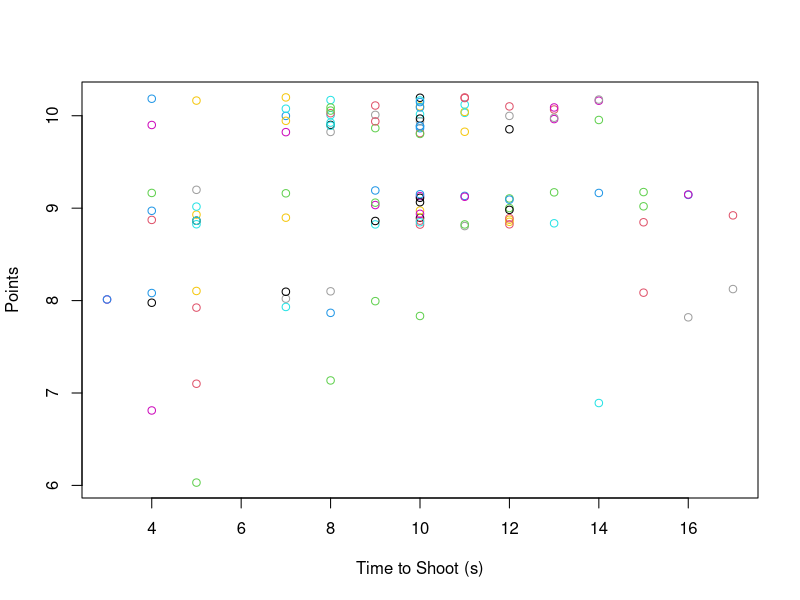
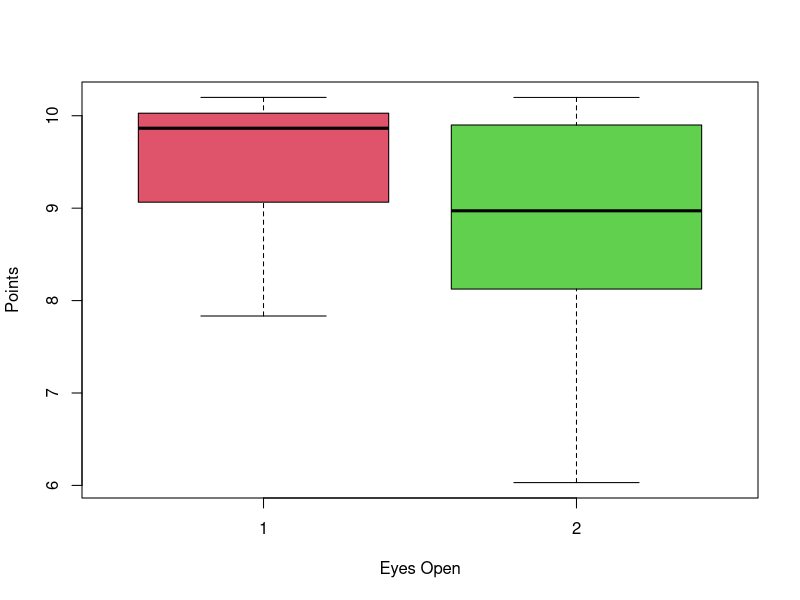
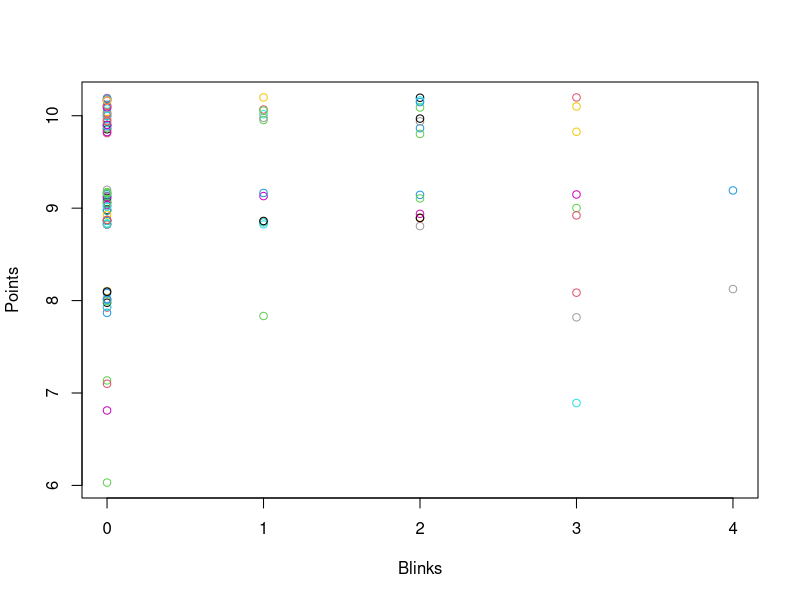
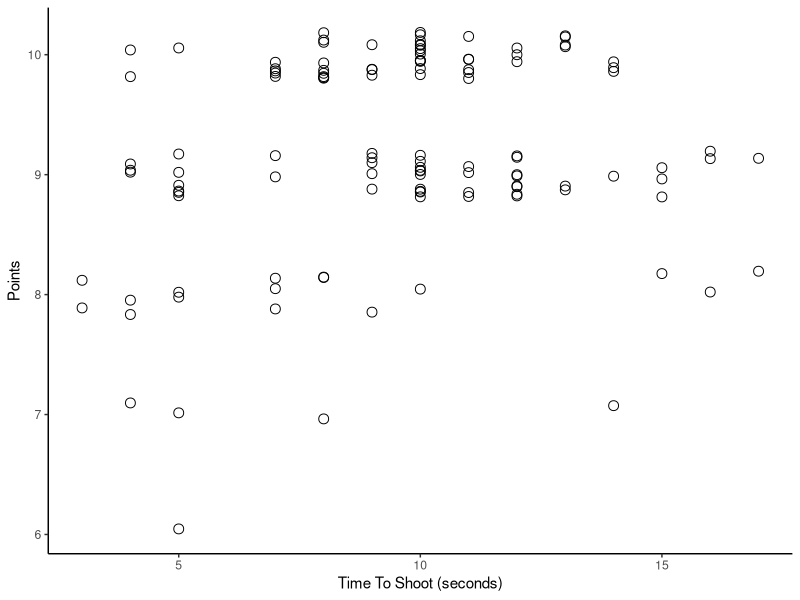
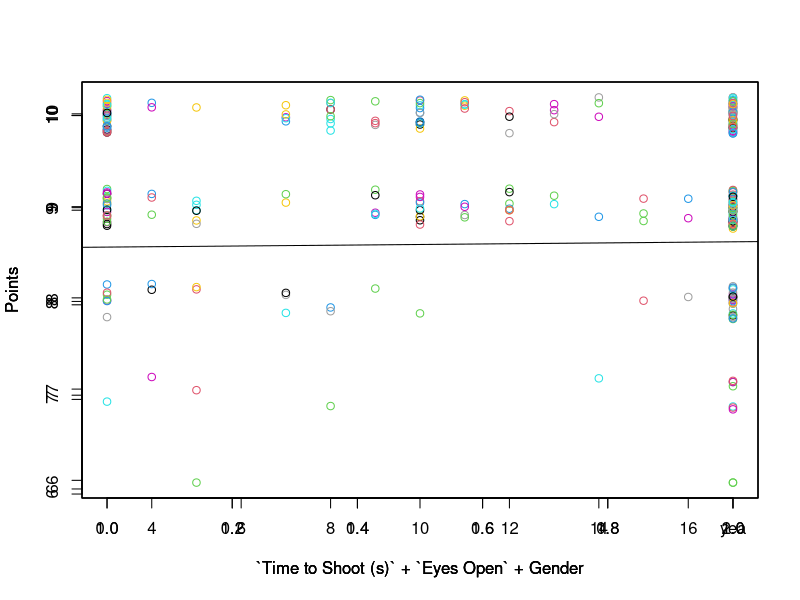
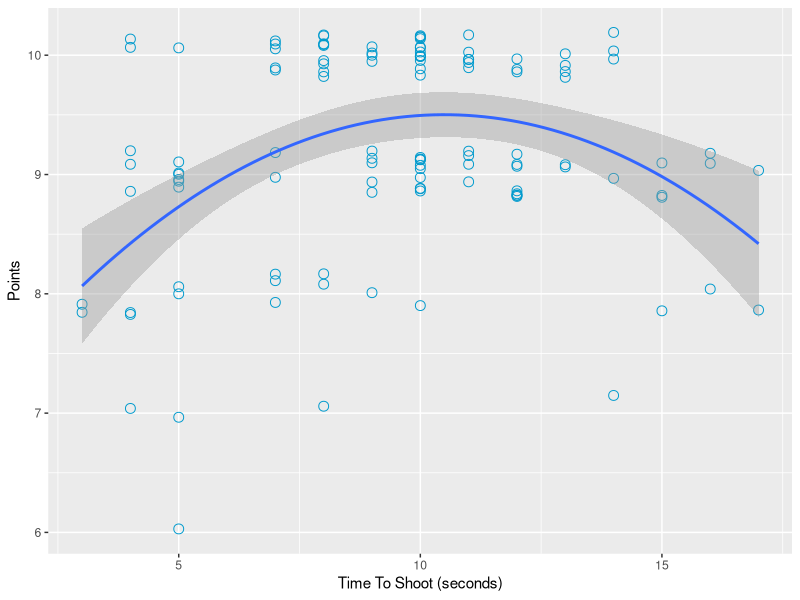

Source code (R) for these figures, in order:
## ---- chunk 1
library(readxl)
library(tidyr)
library(dbplyr)
library(ggplot2)
## ---- chunk 2

DATA  = read_excel("stor 538 playoffs round 1 archery data.xlsx")


DATA = DATA[,-c(1)]
DATA = DATA[,c(1:23)]
DATA = na.omit(DATA)

DATA$`Eyes Open` = as.factor(DATA$`Eyes Open`)
head(DATA)
## ---- chunk 3
Model = lm(Points ~ `Time to Shoot (s)`+ `Eyes Open`+ Blinks + Gender, data = DATA)
summary(Model)


Model1 = lm(DATA$Points ~ DATA$`Time to Shoot (s)`)
Model2 = lm(DATA$Points ~ DATA$`Eyes Open`)
Model3 = lm(DATA$Points ~ DATA$Blinks)

#summary(Model1)
#summary(Model2)
#summary(Model3)
BackwardModel = step(Model, direction = "backward")
## ---- chunk 4
plot(jitter(Points) ~ `Time to Shoot (s)`+ `Eyes Open`+ Blinks, data = DATA, ylab="Points", col = 2:21)


ggplot(data = DATA, mapping = aes(x = DATA$`Time to Shoot (s)`, y = jitter(DATA$Points))) + geom_point(colour = "black", shape = 21, size = 3) + theme_classic() + xlab("Time To Shoot (seconds)") + ylab("Points") 

summary(BackwardModel)
## ---- chunk 5
DATA$`Eyes Open` = as.numeric(DATA$`Eyes Open`)
DATA$Gender = as.numeric(as.factor(DATA$Gender))


DATA$Gender = ifelse(DATA$Gender == 1, 0, ifelse(DATA$Gender == 2, 1, 3))


plot(jitter(Points) ~ `Time to Shoot (s)`, data = DATA, ylab="Points", col = 2:21, xlab = "`Time to Shoot (s)` + `Eyes Open` + Gender")
par(new=TRUE)
plot(jitter(Points) ~ `Eyes Open`, data = DATA, ylab="Points", col = 2:21, xlab = "`Time to Shoot (s)` + `Eyes Open` + Gender")
par(new = TRUE)
plot(jitter(Points) ~ Gender, data = DATA, ylab="Points", col = 2:21,xlab = "`Time to Shoot (s)` + `Eyes Open` + Gender")
abline(BackwardModel)
axis(labels = "yea", at = 1, side = "1")
## ---- chunk 6
last = lm(Points ~ poly(`Time to Shoot (s)`,4), data = DATA)
summary(last)


ggplot(data=DATA,aes(DATA$`Time to Shoot (s)`, jitter(DATA$Points))) + geom_point(colour = "deepskyblue3", shape = 21, size = 3) + 
   geom_smooth(method = "lm", formula = y ~ poly(x, 2)) + theme_update() + xlab("Time To Shoot (seconds)") + ylab("Points") +   scale_color_identity()
